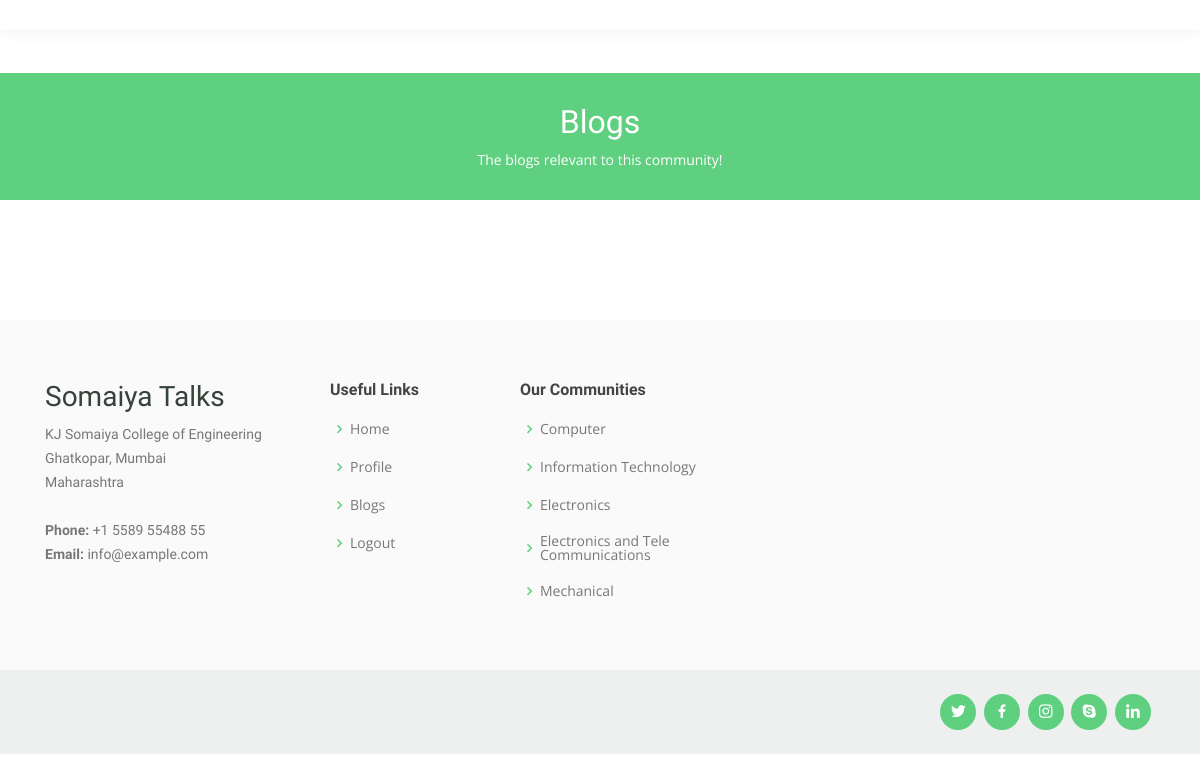
Page /blogs/Electronics on the earlier database version.
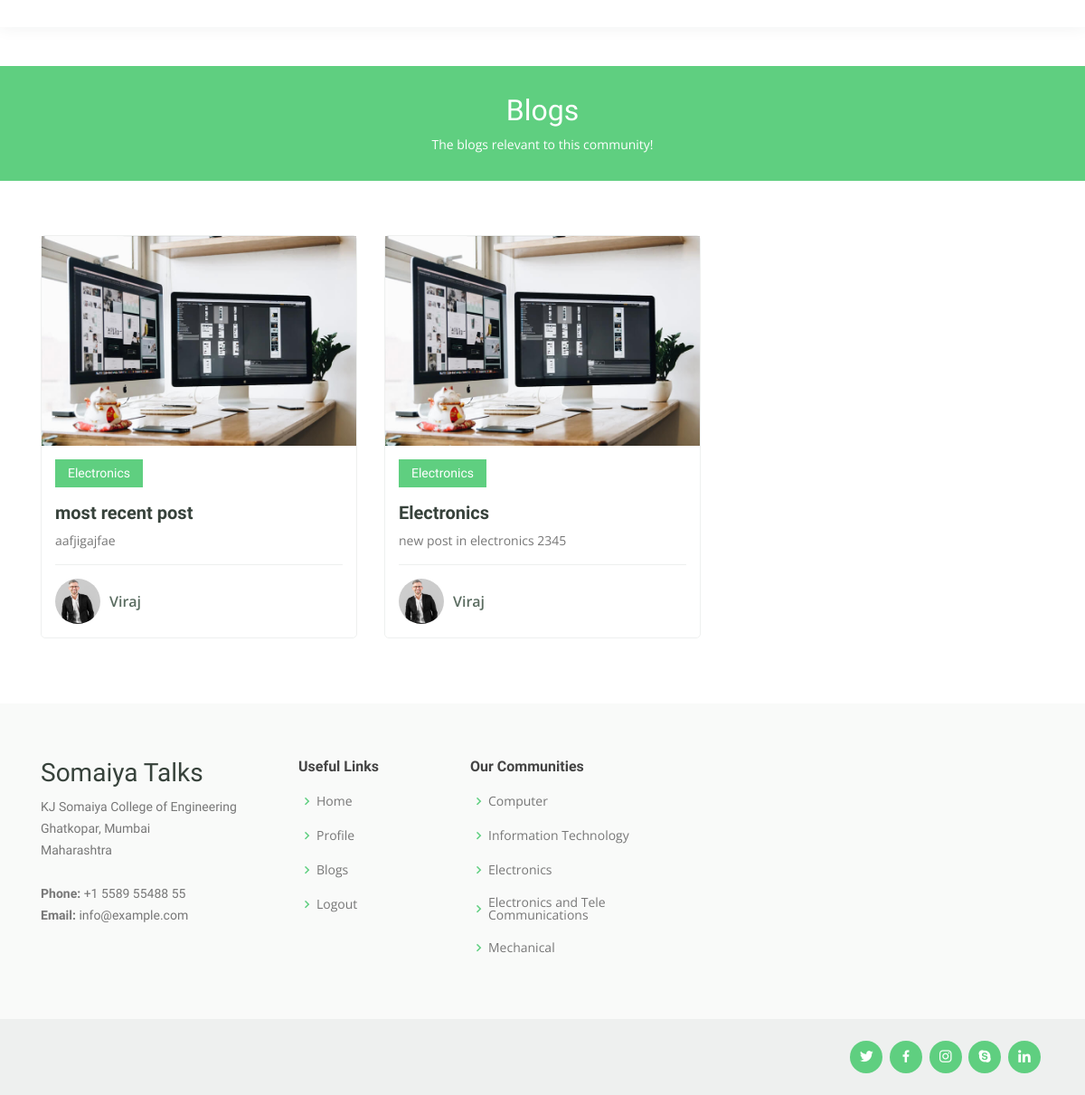
Same page on the later database version.
### quoraBlog/models.py (models this page shows, shortened)
class Post(models.Model):
    title = models.CharField(max_length=100)
    content = models.TextField()
    date_posted = models.DateTimeField(default=timezone.now)
    author = models.ForeignKey(User, on_delete=models.CASCADE)
    group = models.ForeignKey(Community, on_delete= models.CASCADE,null=True, blank=True)
    reports = models.ManyToManyField(User, related_name='blog_post')
    likes = models.ManyToManyField(User, related_name='likes')
    User.username = 'Viraj'

class Community(models.Model):
    title =  models.CharField(max_length=100,unique=True)
    description = models.TextField(blank=True, default='')
    def __str__(self):
        return self.title

### quoraBlog/views.py (the view)
# urls.py: path('blogs/Electronics', views.etrx, name='Electronics'),
def etrx(req):
    context = {
        'community': 'Electronics',
        'commPost': list(Post.objects.all()),
    }
    return render(req, 'computers.html', context)

### quoraBlog/templates/computers.html (shortened to what this page needs)
{% load static %}
<!DOCTYPE html>
<html lang="en">
    <head>
        <link href="{% static 'vendor/bootstrap/css/bootstrap.min.css' %}" rel="stylesheet">
        <link href="{% static 'vendor/icofont/icofont.min.css' %}" rel="stylesheet">
        <link href="{% static 'vendor/boxicons/css/boxicons.min.css' %}" rel="stylesheet">
        <link href="{% static 'vendor/owl.carousel/assets/owl.carousel.min.css' %}" rel="stylesheet">
        <link href="{% static 'vendor/animate.css/animate.min.css' %}" rel="stylesheet">
        <link href="{% static 'vendor/aos/aos.css' %}" rel="stylesheet">
        <link href="{% static 'vendor/remixicon/remixicon.css' %}" rel="stylesheet">
        <link rel="stylesheet" type="text/css" href="{% static 'css/blogs.css' %}">
    </head>
<body>
  <header id="header" class="fixed-top">
  </header>
  <main id="main" data-aos="fade-in">
    <div class="breadcrumbs">
      <div class="container">
        <h2>Blogs</h2>
        <p>The blogs relevant to this community!</p>
      </div>
    </div>
    <section id="courses" class="courses">
        <div class="container" data-aos="fade-up">
          <div class="row" data-aos="zoom-in" data-aos-delay="100">
            {% for post in commPost %}
            {% ifequal post.group|stringformat:"s" community %}
            <div class="col-lg-4 col-md-6 d-flex align-items-stretch">
              <div class="course-item" style="margin-bottom: 12px;">
                <img src="{% static 'img/course-1.jpg' %}" class="img-fluid" alt="...">
                <div class="course-content">
                  <div class="d-flex justify-content-between align-items-center mb-3">
                    <h4>{{ post.group }}</h4>
                  </div>
                  <h3><a href="{% url 'post-detail' post.id %}">{{ post.title }}</a></h3>
                  <p>{{ post.content }}</p>
                  <div class="trainer d-flex justify-content-between align-items-center">
                    <div class="trainer-profile d-flex align-items-center">
                      <img src="{% static 'img/trainer-1.jpg' %}" class="img-fluid" alt="">
                      <span>{{ post.author }}</span>
                    </div>
                  </div>
                </div>
              </div>
            </div>
            {% endifequal %}
            {% endfor %}
    </section>
    </main>
    <footer id="footer">
    <div class="footer-top">
      <div class="container">
        <div class="row">
          <div class="col-lg-3 col-md-6 footer-contact">
            <h3>Somaiya Talks</h3>
            <p>
              KJ Somaiya College of Engineering <br>
              Ghatkopar, Mumbai<br>
              Maharashtra <br><br>
              <strong>Phone:</strong> +1 5589 55488 55<br>
              <strong>Email:</strong> info@example.com<br>
            </p>
          </div>
          <div class="col-lg-2 col-md-6 footer-links">
            <h4>Useful Links</h4>
            <ul>
              <li><i class="bx bx-chevron-right"></i> <a href={{home}}>Home</a></li>
              <li><i class="bx bx-chevron-right"></i> <a href={{profile}}>Profile</a></li>
              <li><i class="bx bx-chevron-right"></i> <a href="#">Blogs</a></li>
              <li><i class="bx bx-chevron-right"></i> <a href="#">Logout</a></li>
            </ul>
          </div>
          <div class="col-lg-3 col-md-6 footer-links">
            <h4>Our Communities</h4>
            <ul>
              <li><i class="bx bx-chevron-right"></i> <a href="#">Computer</a></li>
              <li><i class="bx bx-chevron-right"></i> <a href="#">Information Technology</a></li>
              <li><i class="bx bx-chevron-right"></i> <a href="#">Electronics</a></li>
              <li><i class="bx bx-chevron-right"></i> <a href="#">Electronics and Tele Communications</a></li>
              <li><i class="bx bx-chevron-right"></i> <a href="#">Mechanical</a></li>
            </ul>
          </div>
        </div>
      </div>
    </div>
    <div class="container d-md-flex py-4">
      <div class="social-links text-center text-md-right pt-3 pt-md-0">
        <a href="#" class="twitter"><i class="bx bxl-twitter"></i></a>
        <a href="#" class="facebook"><i class="bx bxl-facebook"></i></a>
        <a href="#" class="instagram"><i class="bx bxl-instagram"></i></a>
        <a href="#" class="google-plus"><i class="bx bxl-skype"></i></a>
        <a href="#" class="linkedin"><i class="bx bxl-linkedin"></i></a>
      </div>
    </div>
  </footer>
</body>
</html>

### quoraBlog/static/css/blogs.css (style rules this page uses)
body { font-family: "Open Sans", sans-serif; color: #444444; }
a { color: #5fcf80; }
h1, h2, h3, h4, h5, h6 { font-family: "Raleway", sans-serif; }
#header { background: #fff; transition: all 0.5s; z-index: 997; padding: 15px 0; box-shadow: 0px 0 18px rgba(55, 66, 59, 0.08); }
section { padding: 60px 0; overflow: hidden; }
.breadcrumbs { margin-top: 73px; text-align: center; background: #5fcf80; padding: 30px 0; color: #fff; }
.breadcrumbs h2 { font-size: 32px; font-weight: 500; }
.breadcrumbs p { font-size: 14px; margin-bottom: 0; }
.courses .course-item { border-radius: 5px; border: 1px solid #eef0ef; }
.courses .course-content { padding: 15px; }
.courses .course-content h3 { font-weight: 700; font-size: 20px; }
.courses .course-content h3 a { color: #37423b; transition: 0.3s; }
.courses .course-content p { font-size: 14px; color: #777777; }
.courses .course-content h4 { font-size: 14px; background: #5fcf80; padding: 7px 14px; color: #fff; margin: 0; }
.courses .trainer { padding-top: 15px; border-top: 1px solid #eef0ef; }
.courses .trainer .trainer-profile img { max-width: 50px; border-radius: 50px; }
.courses .trainer .trainer-profile span { padding-left: 10px; font-weight: 600; font-size: 16px; color: #5a6c60; }
#footer { color: #37423b; font-size: 14px; background: #eef0ef; }
#footer .footer-top { padding: 60px 0 30px 0; background: #f9faf9; }
#footer .footer-top .footer-contact { margin-bottom: 30px; }
#footer .footer-top .footer-contact p { font-size: 14px; line-height: 24px; margin-bottom: 0; font-family: "Raleway", sans-serif; color: #777777; }
#footer .footer-top h4 { font-size: 16px; font-weight: bold; color: #444444; position: relative; padding-bottom: 12px; }
#footer .footer-top .footer-links { margin-bottom: 30px; }
#footer .footer-top .footer-links ul { list-style: none; padding: 0; margin: 0; }
#footer .footer-top .footer-links ul i { padding-right: 2px; color: #5fcf80; font-size: 18px; line-height: 1; }
#footer .footer-top .footer-links ul li { padding: 10px 0; display: flex; align-items: center; }
#footer .footer-top .footer-links ul li:first-child { padding-top: 0; }
#footer .footer-top .footer-links ul a { color: #777777; transition: 0.3s; display: inline-block; line-height: 1; }
#footer .social-links a { font-size: 18px; display: inline-block; background: #5fcf80; color: #fff; line-height: 1; padding: 8px 0; margin-right: 4px; border-radius: 50%; text-align: center; width: 36px; height: 36px; transition: 0.3s; }

Differences in the rows shown:
added Post: group "Electronics", title "most recent post", content "aafjigajfae", author "Viraj"
added Post: group "Electronics", title "Electronics", content "new post in electronics 2345", author "Viraj"
